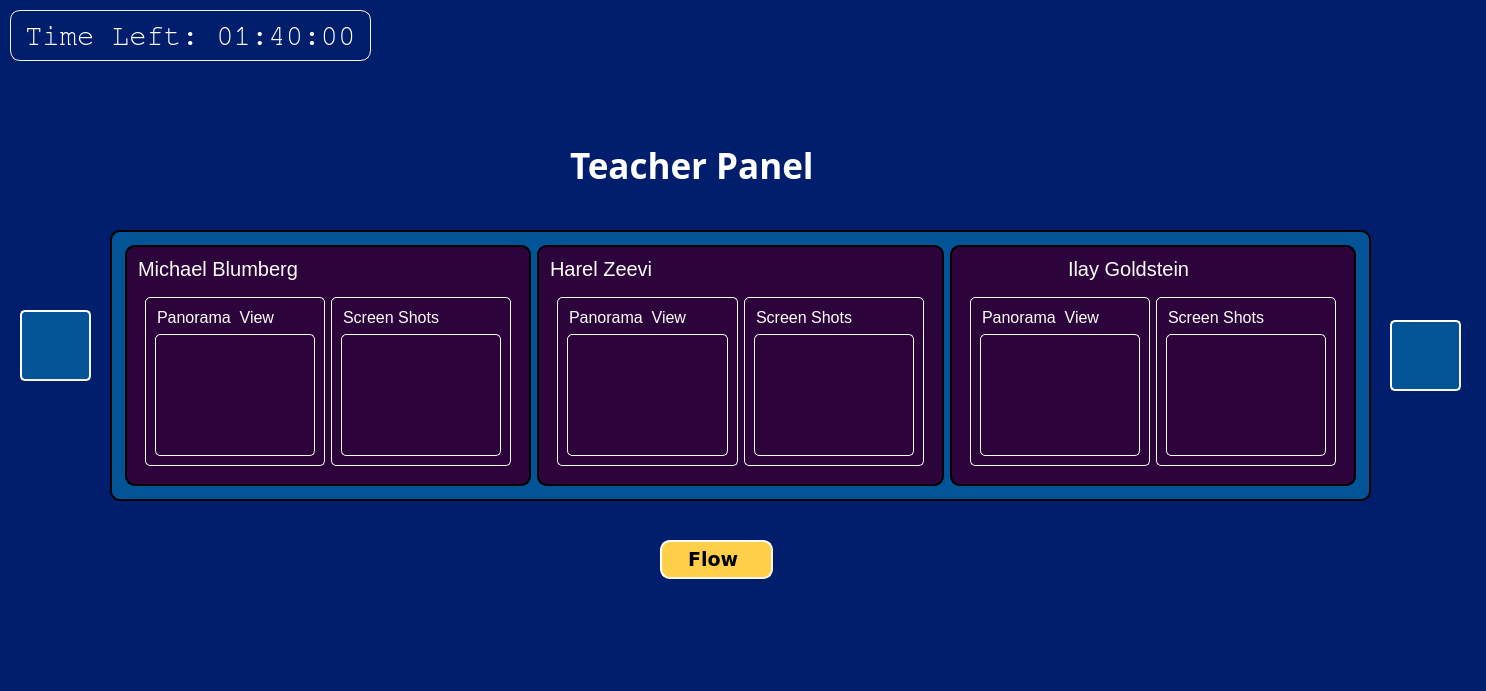
<?xml version="1.0" encoding="UTF-8"?>
<ui version="4.0">
 <class>Form</class>
 <widget class="QWidget" name="Form">
  <property name="geometry">
   <rect>
    <x>0</x>
    <y>0</y>
    <width>1486</width>
    <height>691</height>
   </rect>
  </property>
  <property name="windowTitle">
   <string>Form</string>
  </property>
  <property name="styleSheet">
   <string notr="true">background-color:#001E6C;</string>
  </property>
  <widget class="QLabel" name="label_3">
   <property name="geometry">
    <rect>
     <x>570</x>
     <y>140</y>
     <width>301</width>
     <height>51</height>
    </rect>
   </property>
   <property name="font">
    <font>
     <family>Sitka Text</family>
     <pointsize>26</pointsize>
     <weight>75</weight>
     <bold>true</bold>
     <underline>false</underline>
    </font>
   </property>
   <property name="styleSheet">
    <string notr="true">color: white;</string>
   </property>
   <property name="text">
    <string>Teacher Panel</string>
   </property>
  </widget>
  <widget class="QFrame" name="frame_55">
   <property name="geometry">
    <rect>
     <x>110</x>
     <y>230</y>
     <width>1261</width>
     <height>271</height>
    </rect>
   </property>
   <property name="styleSheet">
    <string notr="true">QFrame{
	border-style: outset;
	border-width: 2px;
	border-radius: 10px;
	border-color: black;
	padding: 4px;	
	background-color: #035397;
	botder: 1px solid white;
}</string>
   </property>
   <property name="frameShape">
    <enum>QFrame::StyledPanel</enum>
   </property>
   <property name="frameShadow">
    <enum>QFrame::Raised</enum>
   </property>
   <layout class="QGridLayout" name="gridLayout">
    <item row="0" column="1">
     <widget class="QFrame" name="frame_25">
      <property name="styleSheet">
       <string notr="true">background-color: #2D033B;
color: white;
padding: 0px;
margin: 0px;</string>
      </property>
      <property name="frameShape">
       <enum>QFrame::StyledPanel</enum>
      </property>
      <property name="frameShadow">
       <enum>QFrame::Raised</enum>
      </property>
      <layout class="QVBoxLayout" name="verticalLayout_13">
       <item>
        <widget class="QLineEdit" name="lineEdit_13">
         <property name="font">
          <font>
           <pointsize>15</pointsize>
           <weight>50</weight>
           <italic>false</italic>
           <bold>false</bold>
          </font>
         </property>
         <property name="styleSheet">
          <string notr="true">padding: 0px;
border: 0px;</string>
         </property>
         <property name="text">
          <string>Harel Zeevi</string>
         </property>
        </widget>
       </item>
       <item>
        <widget class="QFrame" name="frame_26">
         <property name="styleSheet">
          <string notr="true">QFrame{
	border:0px;
}</string>
         </property>
         <property name="frameShape">
          <enum>QFrame::StyledPanel</enum>
         </property>
         <property name="frameShadow">
          <enum>QFrame::Raised</enum>
         </property>
         <layout class="QHBoxLayout" name="horizontalLayout_6">
          <item>
           <widget class="QFrame" name="frame_27">
            <property name="styleSheet">
             <string notr="true">QFrame{
	border:1px solid white;
	border-radius:5px;
}</string>
            </property>
            <property name="frameShape">
             <enum>QFrame::StyledPanel</enum>
            </property>
            <property name="frameShadow">
             <enum>QFrame::Raised</enum>
            </property>
            <layout class="QVBoxLayout" name="verticalLayout_14">
             <item>
              <widget class="QLineEdit" name="lineEdit_14">
               <property name="font">
                <font>
                 <pointsize>12</pointsize>
                </font>
               </property>
               <property name="styleSheet">
                <string notr="true">border:0px;</string>
               </property>
               <property name="text">
                <string>Panorama  View</string>
               </property>
              </widget>
             </item>
             <item>
              <widget class="QFrame" name="frame_28">
               <property name="frameShape">
                <enum>QFrame::StyledPanel</enum>
               </property>
               <property name="frameShadow">
                <enum>QFrame::Raised</enum>
               </property>
              </widget>
             </item>
            </layout>
           </widget>
          </item>
          <item>
           <widget class="QFrame" name="frame_29">
            <property name="styleSheet">
             <string notr="true">QFrame{
	border:1px solid white;
	border-radius:5px;
}</string>
            </property>
            <property name="frameShape">
             <enum>QFrame::StyledPanel</enum>
            </property>
            <property name="frameShadow">
             <enum>QFrame::Raised</enum>
            </property>
            <layout class="QVBoxLayout" name="verticalLayout_15">
             <item>
              <widget class="QLineEdit" name="lineEdit_15">
               <property name="font">
                <font>
                 <pointsize>12</pointsize>
                </font>
               </property>
               <property name="styleSheet">
                <string notr="true">border:0px;</string>
               </property>
               <property name="text">
                <string>Screen Shots</string>
               </property>
              </widget>
             </item>
             <item>
              <widget class="QFrame" name="frame_30">
               <property name="frameShape">
                <enum>QFrame::StyledPanel</enum>
               </property>
               <property name="frameShadow">
                <enum>QFrame::Raised</enum>
               </property>
              </widget>
             </item>
            </layout>
           </widget>
          </item>
         </layout>
        </widget>
       </item>
      </layout>
     </widget>
    </item>
    <item row="0" column="2">
     <widget class="QFrame" name="frame_31">
      <property name="styleSheet">
       <string notr="true">color: white;
margin:5px;
padding: 0px;
margin: 0px;
background-color: #2D033B;
</string>
      </property>
      <property name="frameShape">
       <enum>QFrame::StyledPanel</enum>
      </property>
      <property name="frameShadow">
       <enum>QFrame::Raised</enum>
      </property>
      <layout class="QVBoxLayout" name="verticalLayout_16">
       <item alignment="Qt::AlignHCenter">
        <widget class="QLineEdit" name="lineEdit_16">
         <property name="font">
          <font>
           <pointsize>15</pointsize>
           <weight>50</weight>
           <italic>false</italic>
           <bold>false</bold>
          </font>
         </property>
         <property name="styleSheet">
          <string notr="true">padding: 0px;
border: 0px;</string>
         </property>
         <property name="text">
          <string>Ilay Goldstein</string>
         </property>
        </widget>
       </item>
       <item>
        <widget class="QFrame" name="frame_32">
         <property name="styleSheet">
          <string notr="true">QFrame{
	border:0px;
}</string>
         </property>
         <property name="frameShape">
          <enum>QFrame::StyledPanel</enum>
         </property>
         <property name="frameShadow">
          <enum>QFrame::Raised</enum>
         </property>
         <layout class="QHBoxLayout" name="horizontalLayout_7">
          <item>
           <widget class="QFrame" name="frame_33">
            <property name="styleSheet">
             <string notr="true">QFrame{
	border:1px solid white;
	border-radius:5px;
}</string>
            </property>
            <property name="frameShape">
             <enum>QFrame::StyledPanel</enum>
            </property>
            <property name="frameShadow">
             <enum>QFrame::Raised</enum>
            </property>
            <layout class="QVBoxLayout" name="verticalLayout_17">
             <item>
              <widget class="QLineEdit" name="lineEdit_17">
               <property name="font">
                <font>
                 <pointsize>12</pointsize>
                </font>
               </property>
               <property name="styleSheet">
                <string notr="true">border: 0px;</string>
               </property>
               <property name="text">
                <string>Panorama  View</string>
               </property>
              </widget>
             </item>
             <item>
              <widget class="QFrame" name="frame_34">
               <property name="frameShape">
                <enum>QFrame::StyledPanel</enum>
               </property>
               <property name="frameShadow">
                <enum>QFrame::Raised</enum>
               </property>
              </widget>
             </item>
            </layout>
           </widget>
          </item>
          <item>
           <widget class="QFrame" name="frame_35">
            <property name="styleSheet">
             <string notr="true">QFrame{
	border:1px solid white;
	border-radius:5px;
}</string>
            </property>
            <property name="frameShape">
             <enum>QFrame::StyledPanel</enum>
            </property>
            <property name="frameShadow">
             <enum>QFrame::Raised</enum>
            </property>
            <layout class="QVBoxLayout" name="verticalLayout_18">
             <item>
              <widget class="QLineEdit" name="lineEdit_18">
               <property name="font">
                <font>
                 <pointsize>12</pointsize>
                </font>
               </property>
               <property name="styleSheet">
                <string notr="true">border: 0px;</string>
               </property>
               <property name="text">
                <string>Screen Shots</string>
               </property>
              </widget>
             </item>
             <item>
              <widget class="QFrame" name="frame_36">
               <property name="frameShape">
                <enum>QFrame::StyledPanel</enum>
               </property>
               <property name="frameShadow">
                <enum>QFrame::Raised</enum>
               </property>
              </widget>
             </item>
            </layout>
           </widget>
          </item>
         </layout>
        </widget>
       </item>
      </layout>
     </widget>
    </item>
    <item row="0" column="0">
     <widget class="QFrame" name="frame_3">
      <property name="styleSheet">
       <string notr="true">background-color: #2D033B;
color: white;
padding: 0px;
margin: 0px;</string>
      </property>
      <property name="frameShape">
       <enum>QFrame::StyledPanel</enum>
      </property>
      <property name="frameShadow">
       <enum>QFrame::Raised</enum>
      </property>
      <layout class="QVBoxLayout" name="verticalLayout_4">
       <item>
        <widget class="QLineEdit" name="lineEdit_4">
         <property name="font">
          <font>
           <pointsize>15</pointsize>
           <weight>50</weight>
           <italic>false</italic>
           <bold>false</bold>
          </font>
         </property>
         <property name="styleSheet">
          <string notr="true">padding: 0px;
border: 0px;</string>
         </property>
         <property name="text">
          <string>Michael Blumberg</string>
         </property>
        </widget>
       </item>
       <item>
        <widget class="QFrame" name="frame_5">
         <property name="styleSheet">
          <string notr="true">QFrame{
	border:0px;
}</string>
         </property>
         <property name="frameShape">
          <enum>QFrame::StyledPanel</enum>
         </property>
         <property name="frameShadow">
          <enum>QFrame::Raised</enum>
         </property>
         <layout class="QHBoxLayout" name="horizontalLayout_3">
          <item>
           <widget class="QFrame" name="frame_9">
            <property name="styleSheet">
             <string notr="true">QFrame{
	border:1px solid white;
	border-radius:5px;
}</string>
            </property>
            <property name="frameShape">
             <enum>QFrame::StyledPanel</enum>
            </property>
            <property name="frameShadow">
             <enum>QFrame::Raised</enum>
            </property>
            <layout class="QVBoxLayout" name="verticalLayout_5">
             <item>
              <widget class="QLineEdit" name="lineEdit_5">
               <property name="font">
                <font>
                 <pointsize>12</pointsize>
                </font>
               </property>
               <property name="styleSheet">
                <string notr="true">border:0px;</string>
               </property>
               <property name="text">
                <string>Panorama  View</string>
               </property>
              </widget>
             </item>
             <item>
              <widget class="QFrame" name="frame_10">
               <property name="frameShape">
                <enum>QFrame::StyledPanel</enum>
               </property>
               <property name="frameShadow">
                <enum>QFrame::Raised</enum>
               </property>
              </widget>
             </item>
            </layout>
           </widget>
          </item>
          <item>
           <widget class="QFrame" name="frame_11">
            <property name="styleSheet">
             <string notr="true">QFrame{
	border:1px solid white;
	border-radius:5px;
}</string>
            </property>
            <property name="frameShape">
             <enum>QFrame::StyledPanel</enum>
            </property>
            <property name="frameShadow">
             <enum>QFrame::Raised</enum>
            </property>
            <layout class="QVBoxLayout" name="verticalLayout_6">
             <item>
              <widget class="QLineEdit" name="lineEdit_6">
               <property name="font">
                <font>
                 <pointsize>12</pointsize>
                </font>
               </property>
               <property name="styleSheet">
                <string notr="true">border:0px;</string>
               </property>
               <property name="text">
                <string>Screen Shots</string>
               </property>
              </widget>
             </item>
             <item>
              <widget class="QFrame" name="frame_12">
               <property name="frameShape">
                <enum>QFrame::StyledPanel</enum>
               </property>
               <property name="frameShadow">
                <enum>QFrame::Raised</enum>
               </property>
              </widget>
             </item>
            </layout>
           </widget>
          </item>
         </layout>
        </widget>
       </item>
      </layout>
     </widget>
    </item>
   </layout>
  </widget>
  <widget class="QLabel" name="label_37">
   <property name="geometry">
    <rect>
     <x>10</x>
     <y>10</y>
     <width>361</width>
     <height>51</height>
    </rect>
   </property>
   <property name="font">
    <font>
     <family>FreeMono</family>
     <pointsize>22</pointsize>
     <weight>50</weight>
     <bold>false</bold>
     <underline>false</underline>
    </font>
   </property>
   <property name="styleSheet">
    <string notr="true">color: beige;
border: 1px solid beige;
padding: 6px;
color: white;
border-radius: 10px;</string>
   </property>
   <property name="text">
    <string>Time Left: 01:40:00</string>
   </property>
  </widget>
  <widget class="QPushButton" name="next_btn">
   <property name="geometry">
    <rect>
     <x>1390</x>
     <y>320</y>
     <width>71</width>
     <height>71</height>
    </rect>
   </property>
   <property name="font">
    <font>
     <pointsize>13</pointsize>
    </font>
   </property>
   <property name="layoutDirection">
    <enum>Qt::LeftToRight</enum>
   </property>
   <property name="autoFillBackground">
    <bool>false</bool>
   </property>
   <property name="styleSheet">
    <string notr="true">QPushButton{
	background-color: #035397;
	border-style: outset;
	border-width: 2px;
	border-radius:5px;
	border-color: beige;
	padding: 0px;
}
QPushButton:hover{
	background-color: #7289DA;
}</string>
   </property>
   <property name="text">
    <string/>
   </property>
   <property name="icon">
    <iconset resource="../res.qrc">
     <normaloff>:/icons/icons/next.png</normaloff>:/icons/icons/next.png</iconset>
   </property>
   <property name="iconSize">
    <size>
     <width>170</width>
     <height>170</height>
    </size>
   </property>
  </widget>
  <widget class="QPushButton" name="previous_btn">
   <property name="geometry">
    <rect>
     <x>20</x>
     <y>310</y>
     <width>71</width>
     <height>71</height>
    </rect>
   </property>
   <property name="sizePolicy">
    <sizepolicy hsizetype="Minimum" vsizetype="MinimumExpanding">
     <horstretch>0</horstretch>
     <verstretch>0</verstretch>
    </sizepolicy>
   </property>
   <property name="font">
    <font>
     <pointsize>13</pointsize>
    </font>
   </property>
   <property name="cursor">
    <cursorShape>SizeHorCursor</cursorShape>
   </property>
   <property name="layoutDirection">
    <enum>Qt::RightToLeft</enum>
   </property>
   <property name="styleSheet">
    <string notr="true">QPushButton{
	background-color: #035397;
	border-style: outset;
	border-width: 2px;
	border-radius:5px;
	border-color: beige;
	padding: 0px;
}
QPushButton:hover{
	background-color: #7289DA;
}</string>
   </property>
   <property name="text">
    <string/>
   </property>
   <property name="icon">
    <iconset resource="../res.qrc">
     <normaloff>:/icons/icons/previous.png</normaloff>:/icons/icons/previous.png</iconset>
   </property>
   <property name="iconSize">
    <size>
     <width>170</width>
     <height>170</height>
    </size>
   </property>
  </widget>
  <widget class="QPushButton" name="flow_btn">
   <property name="geometry">
    <rect>
     <x>660</x>
     <y>540</y>
     <width>113</width>
     <height>39</height>
    </rect>
   </property>
   <property name="font">
    <font>
     <family>DejaVu Sans</family>
     <pointsize>14</pointsize>
     <weight>75</weight>
     <italic>false</italic>
     <bold>true</bold>
     <strikeout>false</strikeout>
     <kerning>false</kerning>
    </font>
   </property>
   <property name="styleSheet">
    <string notr="true">QPushButton{
	background-color: #FED049;
	border-style: outset;
	border-width: 2px;
	border-radius: 10px;
	border-color: beige;
	padding: 6px;
}

QPushButton:hover{
		background-color: #7289DA;
		color: white;
}</string>
   </property>
   <property name="text">
    <string>Flow </string>
   </property>
  </widget>
 </widget>
 <resources>
  <include location="../res.qrc"/>
 </resources>
 <connections/>
</ui>
